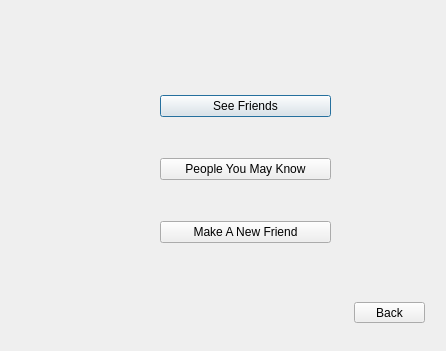
<?xml version="1.0" encoding="UTF-8"?>
<ui version="4.0">
 <class>friendspage_dialog</class>
 <widget class="QDialog" name="friendspage_dialog">
  <property name="geometry">
   <rect>
    <x>0</x>
    <y>0</y>
    <width>446</width>
    <height>351</height>
   </rect>
  </property>
  <property name="windowTitle">
   <string>Dialog</string>
  </property>
  <widget class="QWidget" name="layoutWidget">
   <property name="geometry">
    <rect>
     <x>160</x>
     <y>60</y>
     <width>171</width>
     <height>221</height>
    </rect>
   </property>
   <layout class="QVBoxLayout" name="verticalLayout">
    <item>
     <widget class="QPushButton" name="seeFriends_button">
      <property name="text">
       <string>See Friends</string>
      </property>
     </widget>
    </item>
    <item>
     <widget class="QPushButton" name="peopleYouMayKow_button">
      <property name="text">
       <string>People You May Know</string>
      </property>
     </widget>
    </item>
    <item>
     <widget class="QPushButton" name="makeNewFriend_button">
      <property name="text">
       <string>Make A New Friend</string>
      </property>
     </widget>
    </item>
   </layout>
  </widget>
  <widget class="QPushButton" name="back">
   <property name="geometry">
    <rect>
     <x>354</x>
     <y>302</y>
     <width>71</width>
     <height>21</height>
    </rect>
   </property>
   <property name="text">
    <string>Back</string>
   </property>
  </widget>
 </widget>
 <resources/>
 <connections>
  <connection>
   <sender>back</sender>
   <signal>clicked()</signal>
   <receiver>friendspage_dialog</receiver>
   <slot>close()</slot>
   <hints>
    <hint type="sourcelabel">
     <x>391</x>
     <y>324</y>
    </hint>
    <hint type="destinationlabel">
     <x>391</x>
     <y>345</y>
    </hint>
   </hints>
  </connection>
 </connections>
</ui>
